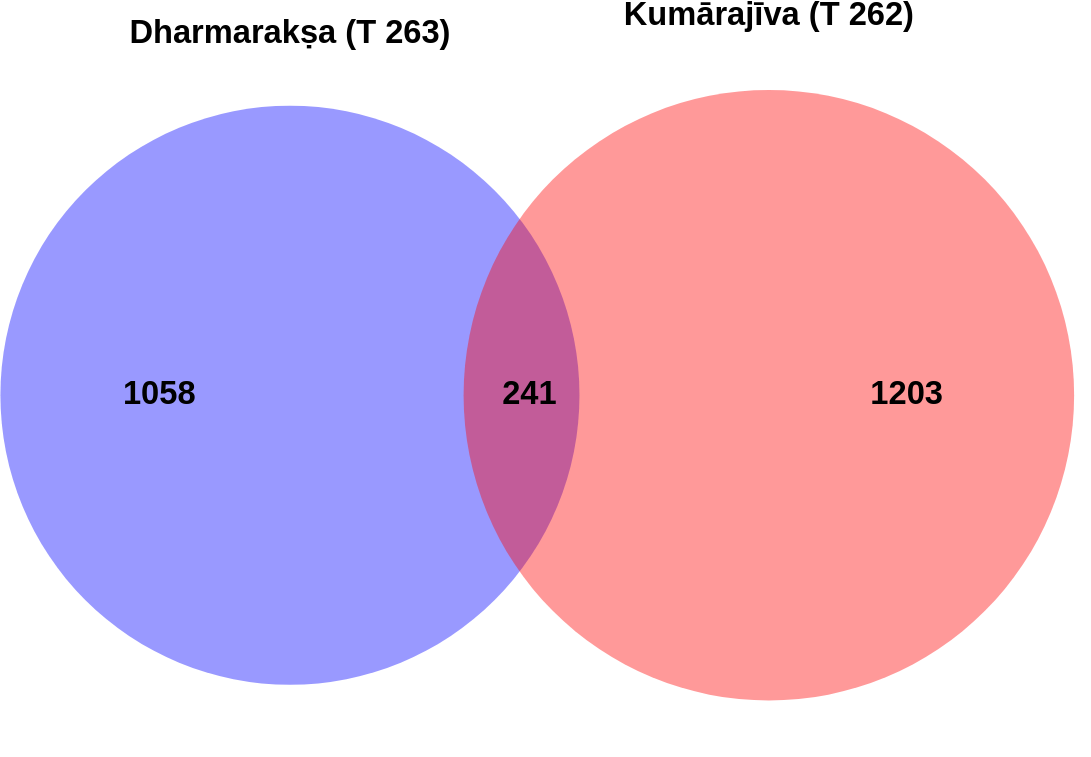

Source (Vega-Lite JSON):
### Vega specification from a JSON file in a GitHub repository (floating-point values rounded to 4 significant figures)
{"$schema": "https://vega.github.io/schema/vega/v6.json", "description": "A two-circle Venn diagram template showing the count of elements in each region.", "width": 600, "height": 400, "data": [{"name": "sets", "values": [{"id": "Dharmarakṣa (T 263)", "x": 157.9, "y": 200, "radius": 180.2, "color": "blue"}, {"id": "Kumārajīva (T 262)", "x": 422.1, "y": 200, "radius": 190.0, "color": "red"}]}, {"name": "sizes", "values": [{"label": "1058", "x": 85.84, "y": 200}, {"label": "241", "x": 290.0, "y": 200}, {"label": "1203", "x": 498.1, "y": 200}]}], "marks": [{"type": "symbol", "from": {"data": "sets"}, "encode": {"enter": {"x": {"field": "x"}, "y": {"field": "y"}, "size": {"signal": "datum.radius * datum.radius * PI"}, "shape": {"value": "circle"}, "fill": {"field": "color"}, "fillOpacity": {"value": 0.4}}}}, {"type": "text", "from": {"data": "sets"}, "encode": {"enter": {"x": {"field": "x"}, "y": {"signal": "datum.y - datum.radius - 10"}, "text": {"field": "id"}, "align": {"value": "center"}, "baseline": {"value": "bottom"}, "fontSize": {"value": 18}, "fontWeight": {"value": "bold"}}}}, {"type": "text", "from": {"data": "sizes"}, "encode": {"enter": {"x": {"field": "x"}, "y": {"field": "y"}, "text": {"field": "label"}, "align": {"value": "center"}, "baseline": {"value": "middle"}, "fontSize": {"value": 18}, "fontWeight": {"value": "bold"}}}}]}
